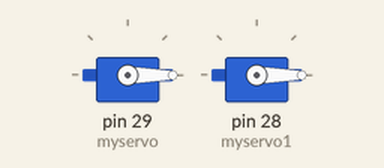
A sketch run on a simulated Arduino Mega 2560, built with avr-gcc and run on an emulated ATmega2560. Parts: 2 × servo.

Above: at 0.05 s.
At 1.1 s:
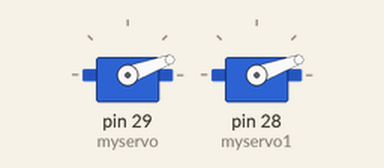
Timing chart, 0 to 4.7 s (numbered marks = the images above):
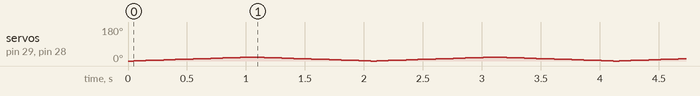

The sketch:

wrist_control_v1.ino
```cpp
//
//#include <Servo.h>
//
//Servo myservo;  // create servo object to control a servo
//// twelve servo objects can be created on most boards
//
//int pos = 0;    // variable to store the servo position
//
//void setup() {
//  Serial.begin(115200);
//  myservo.attach(29);  // attaches the servo on pin 9 to the servo object
//}
//
//void loop() {
// // goes from 0 degrees to 180 degrees
//   myservo.write(60);
//   delay(2000);
//   Serial.println("no loop");
//for(int i = 0;i<3;i++){
//
//    myservo.write(-200);              // tell servo to go to position in variable 'pos'
//    delay(1000);
//    Serial.println("loop");// waits 15ms for the servo to reach the position
//
//
//    //myservo.write(200);              // tell servo to go to position in variable 'pos'
//    //delay(1000);
//
//}
//
//}

#include <Servo.h>

Servo myservo;
Servo myservo1;// create servo object to control a servo
// twelve servo objects can be created on most boards

int pos = 50;    // variable to store the servo position

void setup() {
  myservo.attach(29);
  myservo1.attach(28);// attaches the servo on pin 9 to the servo object
}

//void loop() {
//  for (pos = 0; pos <= 70; pos += 1) { // goes from 0 degrees to 180 degrees
//    // in steps of 1 degree
//    myservo.write(pos);
//    myservo1.write(pos); // tell servo to go to position in variable 'pos'
//    delay(15);                       // waits 15ms for the servo to reach the position
//  }
//  for (pos = 0; pos >= 0; pos -= 1) { // goes from 180 degrees to 0 degrees
//    myservo.write(pos);
//    myservo1.write(pos); // tell servo to go to position in variable 'pos'
//    delay(15);                       // waits 15ms for the servo to reach the position
//  }
//
//}

void loop() {
  for (pos = 0; pos <= 20; pos++) { // goes from 0 degrees to 180 degrees
    // in steps of 1 degree
    myservo.write(pos);
    myservo1.write(pos); // tell servo to go to position in variable 'pos'
    delay(50);                       // waits 15ms for the servo to reach the position
  }
  for (pos = 20; pos > 0; pos--) { // goes from 180 degrees to 0 degrees
    myservo.write(pos);
    myservo1.write(pos); // tell servo to go to position in variable 'pos'
    delay(50);                       // waits 15ms for the servo to reach the position
  }

}
```
